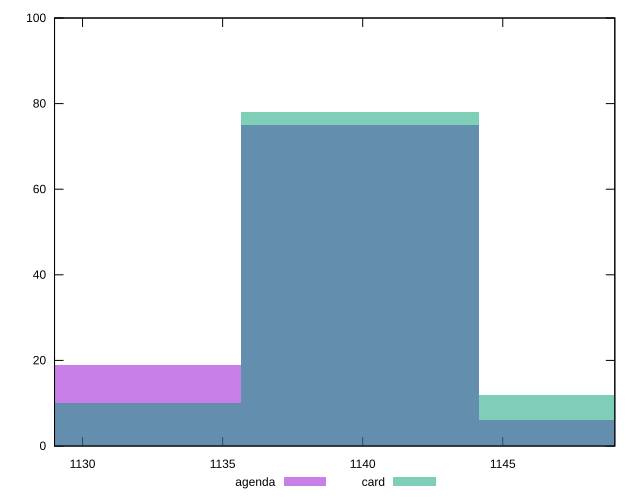

This figure's gnuplot source:
reset

$agenda <<EOF
1148.4024686356252 6
1139.8957836827688 75
1131.3890987299123 19
EOF

$card <<EOF
1148.4024686356252 12
1139.8957836827688 78
1131.3890987299123 10
EOF

set key outside below
set boxwidth 8.506684952856483
set xrange [1129:1149]
set yrange [0:100]
set trange [0:100]
set style fill transparent solid 0.5 noborder
set terminal svg size 640, 500 enhanced background rgb 'white'
set output "reports/report_00031_2021-02-24T23-18-18.084Z/uses-rel-preload/comparison/histogram/1_vs_2.svg"

plot $agenda title "agenda" with boxes, \
     $card title "card" with boxes

reset
